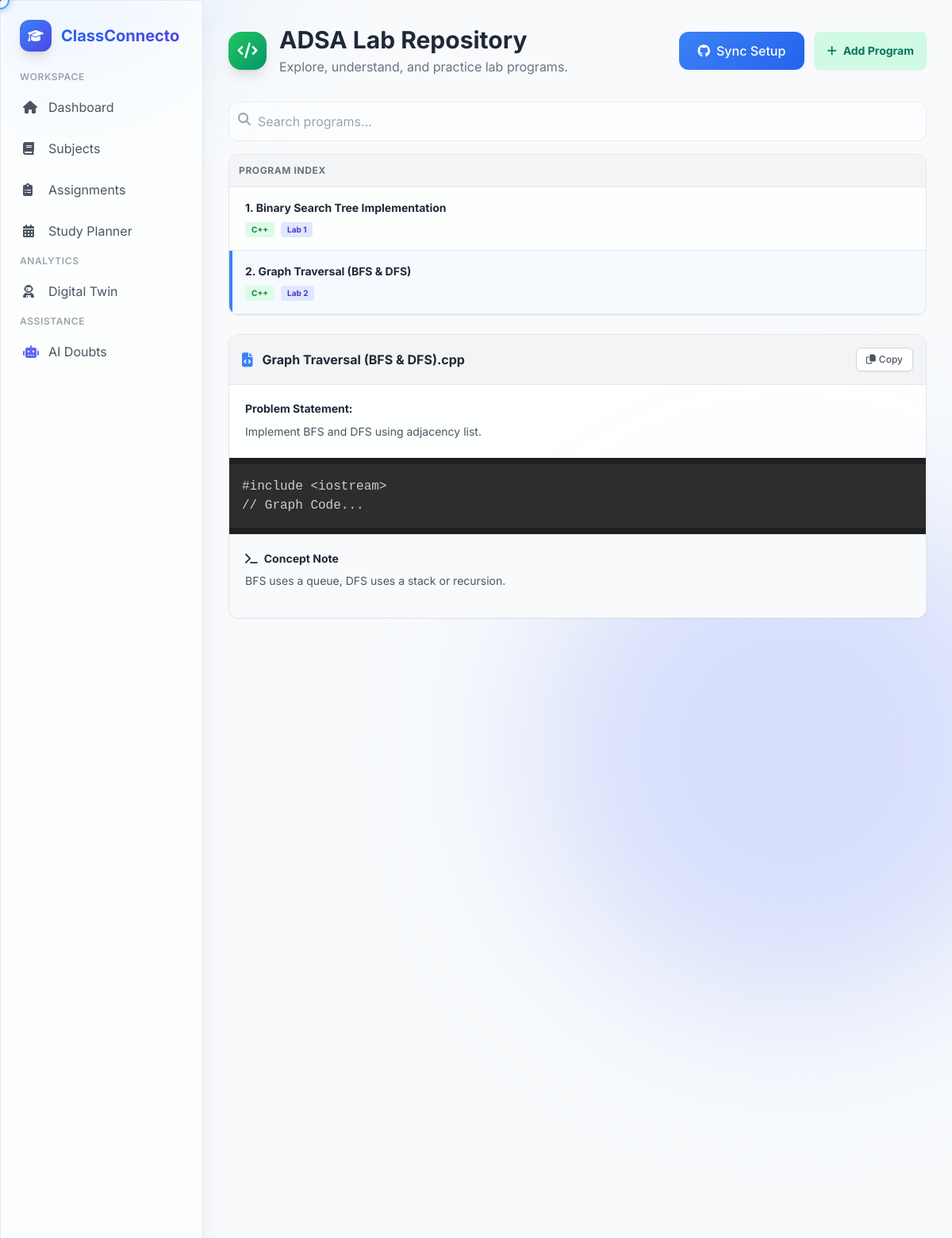
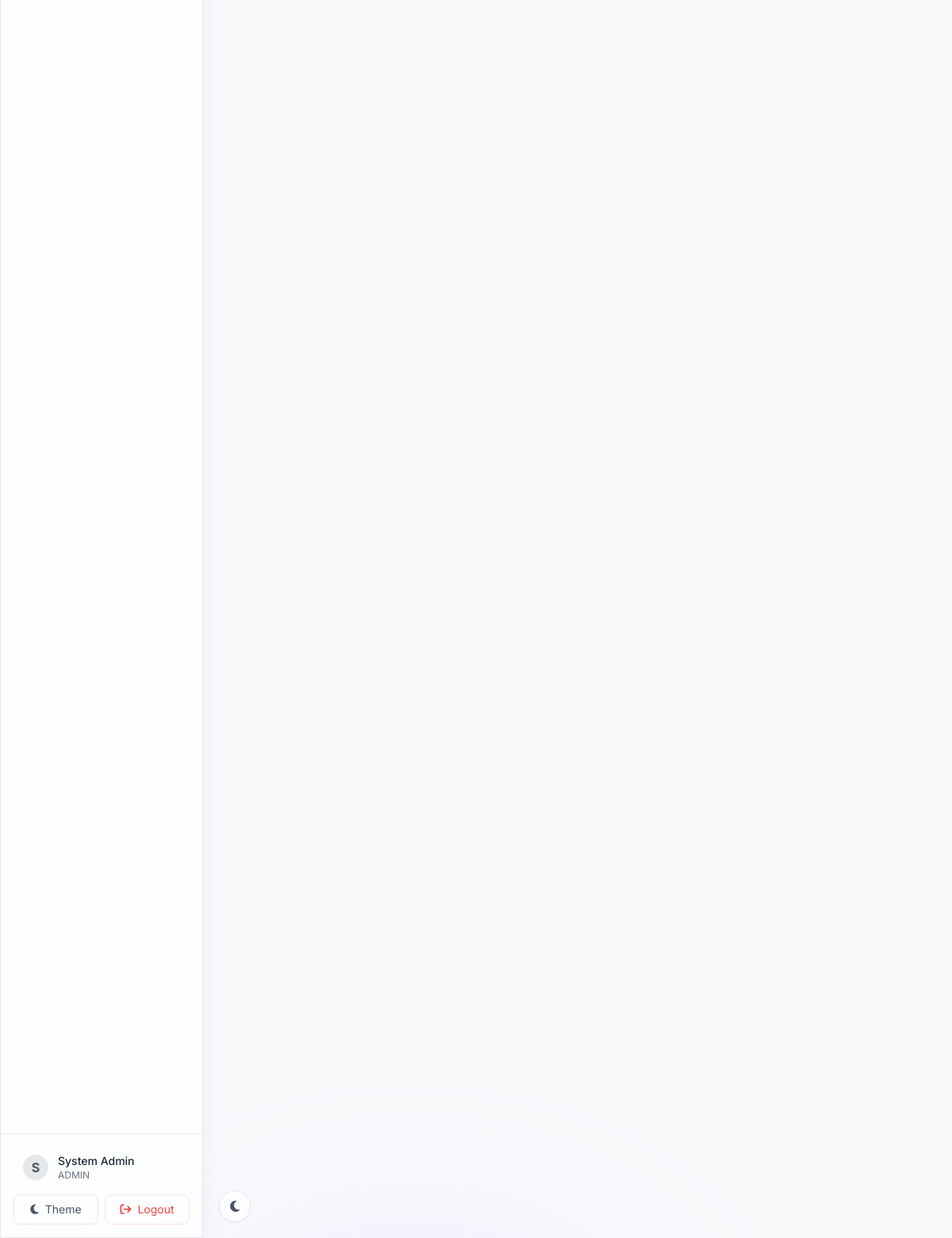
Screenshot of /lab.php?id=ADSAL&pid=2 (signed in) with the database file from the repository (2 pictures, top to bottom).
### tables this page shows
CREATE TABLE `subjects` (
  `id` int(11) NOT NULL AUTO_INCREMENT,
  `name` varchar(100) NOT NULL,
  `code` varchar(20) NOT NULL,
  `type` enum('theory','lab') DEFAULT 'theory',
  `theory_subject_id` int(11) DEFAULT NULL,
  `created_at` timestamp NOT NULL DEFAULT current_timestamp(),
  PRIMARY KEY (`id`),
  KEY `theory_subject_id` (`theory_subject_id`),
  CONSTRAINT `subjects_ibfk_1` FOREIGN KEY (`theory_subject_id`) REFERENCES `subjects` (`id`) ON DELETE SET NULL
);

CREATE TABLE `programs` (
  `id` int(11) NOT NULL AUTO_INCREMENT,
  `subject_id` int(11) NOT NULL,
  `title` varchar(200) NOT NULL,
  `problem_statement` text DEFAULT NULL,
  `source_code` text NOT NULL,
  `explanation` text DEFAULT NULL,
  `output_screenshot_path` varchar(255) DEFAULT NULL,
  `created_at` timestamp NOT NULL DEFAULT current_timestamp(),
  PRIMARY KEY (`id`),
  KEY `subject_id` (`subject_id`),
  CONSTRAINT `programs_ibfk_1` FOREIGN KEY (`subject_id`) REFERENCES `subjects` (`id`) ON DELETE CASCADE
);

### lab.php (the view, shortened to what this page needs)
<?php
require_once 'db/connection.php';
$lab_code = $_GET['id'] ?? 'ADSAL';
$stmt = $pdo->prepare("SELECT * FROM subjects WHERE code = :code LIMIT 1");
$stmt->execute(['code' => $lab_code]);
$lab = $stmt->fetch();
$lab_id = $lab['id'];
$lab_name = $lab['name'];
$is_authorized = in_array($_SESSION['role'], ['admin', 'faculty', 'cr']);
$stmt = $pdo->prepare("SELECT * FROM programs WHERE subject_id = :sid ORDER BY id ASC");
$stmt->execute(['sid' => $lab_id]);
$programs = $stmt->fetchAll();
$active_pid = $_GET['pid'] ?? (!empty($programs) ? $programs[0]['id'] : null);
$active_program = null;
if($active_pid) {
    foreach($programs as $p) {
        if($p['id'] == $active_pid) {
            $active_program = $p;
            break;
        }
    }
}
?>
<!DOCTYPE html>
<html lang="en">
<head>
    <script src="https://cdn.tailwindcss.com"></script>
    <link rel="stylesheet" href="assets/css/style.css">
    <link rel="stylesheet" href="https://cdnjs.cloudflare.com/ajax/libs/font-awesome/6.4.0/css/all.min.css">
    <link href="https://cdnjs.cloudflare.com/ajax/libs/prism/1.29.0/themes/prism-tomorrow.min.css" rel="stylesheet" />
</head>
<body class="flex transition-colors duration-300">
    <?php include 'components/background.php'; ?>
    <?php include 'components/sidebar.php'; ?>
    <main class="ml-64 flex-1 h-screen overflow-y-auto w-full p-8 relative z-10">
        <header class="mb-8 flex justify-between items-center">
             <div class="flex items-center gap-4">
                 <div class="w-12 h-12 rounded-2xl bg-gradient-to-br from-green-500 to-emerald-600 flex items-center justify-center text-white shadow-lg">
                    <i class="fa-solid fa-code text-xl"></i>
                </div>
                <div>
                    <h1 class="text-3xl font-bold text-gray-800 dark:text-white"><?= htmlspecialchars($lab_name) ?> Repository</h1>
                    <p class="text-gray-500 dark:text-gray-400 mt-1">Explore, understand, and practice lab programs.</p>
                </div>
            </div>
            <div class="flex gap-3">
                <button class="btn-primary flex items-center gap-2">
                    <i class="fa-brands fa-github"></i> Sync Setup
                </button>
                <?php if($is_authorized): ?>
                <button onclick="document.getElementById('modal-add-program').classList.remove('hidden')" class="bg-emerald-100 text-emerald-700 dark:bg-emerald-900/40 dark:text-emerald-400 hover:bg-emerald-200 text-sm font-bold py-2 px-4 rounded-lg shadow-sm transition flex items-center gap-2">
                    <i class="fa-solid fa-plus"></i> Add Program
                </button>
                <?php endif; ?>
            </div>
        </header>
        <div class="flex flex-col xl:flex-row gap-6">
            <div class="xl:w-1/3 space-y-3">
                <div class="relative mb-4">
                    <i class="fa-solid fa-search absolute left-3 top-3.5 text-gray-400"></i>
                    <input type="text" class="input-glass pl-9 w-full bg-white/50 dark:bg-gray-800" placeholder="Search programs...">
                </div>
                <div class="glass rounded-xl border border-gray-200 dark:border-gray-700 overflow-hidden shadow-sm">
                    <div class="p-3 bg-gray-100 dark:bg-gray-800 border-b border-gray-200 dark:border-gray-700 text-xs font-bold text-gray-500 uppercase tracking-wider">
                        Program Index
                    </div>
                    <?php foreach($programs as $index => $p):
                        $isActive = ($p['id'] == $active_pid);
                        $bgClass = $isActive ? 'bg-blue-50/50 dark:bg-blue-900/10 border-l-4 border-l-blue-500' : 'hover:bg-gray-50 dark:hover:bg-gray-800/50 transition-colors border-l-4 border-l-transparent';
                    ?>
                    <a href="lab.php?id=<?= $lab_code ?>&pid=<?= $p['id'] ?>" class="block p-4 border-b border-gray-200 dark:border-gray-700 <?= $bgClass ?>">
                        <h4 class="font-bold text-gray-800 dark:text-white text-sm"><?= ($index+1) . ". " . htmlspecialchars($p['title']) ?></h4>
                        <div class="flex gap-2 mt-2">
                             <span class="text-[10px] bg-green-100 text-green-700 px-2 py-0.5 rounded font-bold">C++</span>
                             <span class="text-[10px] bg-indigo-100 text-indigo-700 px-2 py-0.5 rounded font-bold">Lab <?= ($index+1) ?></span>
                        </div>
                    </a>
                    <?php endforeach; ?>
                </div>
            </div>
            <div class="xl:w-2/3 glass rounded-xl border border-gray-200 dark:border-gray-700 shadow-sm flex flex-col overflow-hidden h-max">
                <?php if($active_program): ?>
                <div class="bg-gray-100 dark:bg-gray-800 p-4 border-b border-gray-200 dark:border-gray-700 flex justify-between items-center">
                     <div class="flex items-center gap-3">
                         <i class="fa-solid fa-file-code text-blue-500 text-lg"></i>
                         <h3 class="font-bold text-gray-800 dark:text-white"><?= htmlspecialchars($active_program['title']) ?>.cpp</h3>
                     </div>
                     <div class="flex items-center gap-2">
                         <button onclick="copyCode()" class="bg-white dark:bg-gray-700 text-gray-600 dark:text-gray-300 hover:bg-gray-50 dark:hover:bg-gray-600 border border-gray-300 dark:border-gray-600 px-3 py-1.5 rounded-md text-xs font-medium transition shadow-sm flex items-center gap-1">
                             <i class="fa-regular fa-copy"></i> Copy
                         </button>
                     </div>
                </div>
                <div class="p-5 border-b border-gray-100 dark:border-gray-800 bg-white/50 dark:bg-gray-900/50">
                     <h4 class="font-bold text-sm text-gray-800 dark:text-white mb-2">Problem Statement:</h4>
                     <p class="text-sm text-gray-600 dark:text-gray-400 leading-relaxed"><?= nl2br(htmlspecialchars($active_program['problem_statement'])) ?></p>
                </div>
                <div class="flex-1 bg-[#1d1f21] overflow-auto relative max-h-[500px]">
                    <pre><code class="language-cpp"><?= htmlspecialchars($active_program['source_code']) ?></code></pre>
                </div>
                <div class="bg-gray-50 dark:bg-gray-800 p-5 border-t border-gray-200 dark:border-gray-700">
                    <h4 class="font-bold text-sm text-gray-800 dark:text-white mb-2 flex items-center gap-2">
                         <i class="fa-solid fa-terminal"></i> Concept Note
                    </h4>
                    <p class="text-sm text-gray-600 dark:text-gray-400 mb-4"><?= nl2br(htmlspecialchars($active_program['explanation'])) ?></p>
                </div>
                <?php endif; ?>
            </div>
        </div>
        <br><br><br>
    </main>
    <button id="theme-toggle" class="fixed bottom-5 left-64 ml-5 w-10 h-10 rounded-full glass flex items-center justify-center text-gray-600 hover:text-blue-600 transition-colors z-50 shadow-sm border border-gray-200 dark:border-gray-700">
        <i class="fa-solid fa-moon"></i>
    </button>
</body>
</html>

### assets/css/style.css (style rules this page uses)
:root { --bg-light: #f8fafc; --bg-dark: #0f172a; --card-light: rgba(255, 255, 255, 0.7); --card-dark: rgba(30, 41, 59, 0.7); --border-light: rgba(255, 255, 255, 0.2); --border-dark: rgba(255, 255, 255, 0.05); }
body { font-family: 'Inter', sans-serif; background-color: var(--bg-light); color: #1e293b; transition: background-color 0.3s ease, color 0.3s ease; overflow-x: hidden; animation: fadeIn 0.6s ease-out forwards; }
*, *::before, *::after { cursor: none !important; }
.glass { background: var(--card-light); backdrop-filter: blur(12px); -webkit-backdrop-filter: blur(12px); border: 1px solid var(--border-light); box-shadow: 0 8px 32px 0 rgba(31, 38, 135, 0.05); }
html { background-color: #f8fafc; }
body { background: transparent !important; }
.input-glass { background: rgba(255, 255, 255, 0.5); border: 1px solid rgba(200, 200, 200, 0.3); border-radius: 0.75rem; padding: 0.75rem 1rem; width: 100%; outline: none; transition: all 0.2s; }
.btn-primary { background: linear-gradient(135deg, #3b82f6 0%, #2563eb 100%); color: white; padding: 0.75rem 1.5rem; border-radius: 0.75rem; font-weight: 500; transition: opacity 0.2s, transform 0.2s; border: none; cursor: pointer; }

### rows the page displays
subjects: name "ADSA Lab"
programs: title "Binary Search Tree Implementation"
programs: title "Graph Traversal (BFS & DFS)", problem_statement "Implement BFS and DFS using adjacency list.", explanation "BFS uses a queue, DFS uses a stack or recursion."

### other values shown
substr($_SESSION['full_name'] ?? 'U', 0, 1) "S"
$_SESSION['full_name'] "System Admin"
$_SESSION['reg_number'] "ADMIN"
